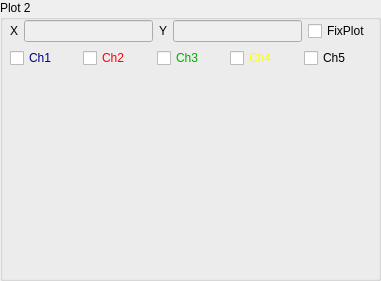
   <widget class="QGroupBox" name="groupBoxPlot_2">
    <property name="geometry">
     <rect>
      <x>340</x>
      <y>300</y>
      <width>381</width>
      <height>281</height>
     </rect>
    </property>
    <property name="title">
     <string>Plot 2</string>
    </property>
    <widget class="QCustomPlot" name="customPlot_2" native="true">
     <property name="geometry">
      <rect>
       <x>10</x>
       <y>80</y>
       <width>361</width>
       <height>191</height>
      </rect>
     </property>
    </widget>
    <widget class="QWidget" name="layoutWidget_2">
     <property name="geometry">
      <rect>
       <x>10</x>
       <y>20</y>
       <width>361</width>
       <height>49</height>
      </rect>
     </property>
     <layout class="QVBoxLayout" name="verticalLayout_4">
      <item>
       <layout class="QHBoxLayout" name="horizontalLayout_20">
        <item>
         <widget class="QLabel" name="labelXValuePlot_2">
          <property name="text">
           <string>X</string>
          </property>
         </widget>
        </item>
        <item>
         <widget class="QLineEdit" name="lineEditXValuePlot_2">
          <property name="enabled">
           <bool>false</bool>
          </property>
         </widget>
        </item>
        <item>
         <widget class="QLabel" name="labelYValuePlot_2">
          <property name="text">
           <string>Y</string>
          </property>
         </widget>
        </item>
        <item>
         <widget class="QLineEdit" name="lineEditYValuePlot_2">
          <property name="enabled">
           <bool>false</bool>
          </property>
         </widget>
        </item>
        <item>
         <widget class="QCheckBox" name="checkBoxFixedPlot_2">
          <property name="text">
           <string>FixPlot</string>
          </property>
         </widget>
        </item>
       </layout>
      </item>
      <item>
       <layout class="QHBoxLayout" name="horizontalLayout_15">
        <item>
         <widget class="QCheckBox" name="checkBoxChannel_1_Plot_2">
          <property name="palette">
           <palette>
            <active>
             <colorrole role="WindowText">
              <brush brushstyle="SolidPattern">
               <color alpha="255">
                <red>0</red>
                <green>0</green>
                <blue>127</blue>
               </color>
              </brush>
             </colorrole>
             <colorrole role="Dark">
              <brush brushstyle="SolidPattern">
               <color alpha="255">
                <red>0</red>
                <green>0</green>
                <blue>127</blue>
               </color>
              </brush>
             </colorrole>
             <colorrole role="Text">
              <brush brushstyle="SolidPattern">
               <color alpha="255">
                <red>0</red>
                <green>0</green>
                <blue>0</blue>
               </color>
              </brush>
             </colorrole>
             <colorrole role="ButtonText">
              <brush brushstyle="SolidPattern">
               <color alpha="255">
                <red>0</red>
                <green>0</green>
                <blue>0</blue>
               </color>
              </brush>
             </colorrole>
            </active>
            <inactive>
             <colorrole role="WindowText">
              <brush brushstyle="SolidPattern">
               <color alpha="255">
                <red>0</red>
                <green>0</green>
                <blue>127</blue>
               </color>
              </brush>
             </colorrole>
             <colorrole role="Dark">
              <brush brushstyle="SolidPattern">
               <color alpha="255">
                <red>0</red>
                <green>0</green>
                <blue>127</blue>
               </color>
              </brush>
             </colorrole>
             <colorrole role="Text">
              <brush brushstyle="SolidPattern">
               <color alpha="255">
                <red>0</red>
                <green>0</green>
                <blue>0</blue>
               </color>
              </brush>
             </colorrole>
             <colorrole role="ButtonText">
              <brush brushstyle="SolidPattern">
               <color alpha="255">
                <red>0</red>
                <green>0</green>
                <blue>0</blue>
               </color>
              </brush>
             </colorrole>
            </inactive>
            <disabled>
             <colorrole role="WindowText">
              <brush brushstyle="SolidPattern">
               <color alpha="255">
                <red>0</red>
                <green>0</green>
                <blue>127</blue>
               </color>
              </brush>
             </colorrole>
             <colorrole role="Dark">
              <brush brushstyle="SolidPattern">
               <color alpha="255">
                <red>0</red>
                <green>0</green>
                <blue>127</blue>
               </color>
              </brush>
             </colorrole>
             <colorrole role="Text">
              <brush brushstyle="SolidPattern">
               <color alpha="255">
                <red>0</red>
                <green>0</green>
                <blue>127</blue>
               </color>
              </brush>
             </colorrole>
             <colorrole role="ButtonText">
              <brush brushstyle="SolidPattern">
               <color alpha="255">
                <red>0</red>
                <green>0</green>
                <blue>127</blue>
               </color>
              </brush>
             </colorrole>
            </disabled>
           </palette>
          </property>
          <property name="text">
           <string>Ch1</string>
          </property>
         </widget>
        </item>
        <item>
         <widget class="QCheckBox" name="checkBoxChannel_2_Plot_2">
          <property name="palette">
           <palette>
            <active>
             <colorrole role="WindowText">
              <brush brushstyle="SolidPattern">
               <color alpha="255">
                <red>255</red>
                <green>0</green>
                <blue>0</blue>
               </color>
              </brush>
             </colorrole>
             <colorrole role="Dark">
              <brush brushstyle="SolidPattern">
               <color alpha="255">
                <red>255</red>
                <green>0</green>
                <blue>0</blue>
               </color>
              </brush>
             </colorrole>
             <colorrole role="Text">
              <brush brushstyle="SolidPattern">
               <color alpha="255">
                <red>0</red>
                <green>0</green>
                <blue>0</blue>
               </color>
              </brush>
             </colorrole>
             <colorrole role="ButtonText">
              <brush brushstyle="SolidPattern">
               <color alpha="255">
                <red>0</red>
                <green>0</green>
                <blue>0</blue>
               </color>
              </brush>
             </colorrole>
            </active>
            <inactive>
             <colorrole role="WindowText">
              <brush brushstyle="SolidPattern">
               <color alpha="255">
                <red>255</red>
                <green>0</green>
                <blue>0</blue>
               </color>
              </brush>
             </colorrole>
             <colorrole role="Dark">
              <brush brushstyle="SolidPattern">
               <color alpha="255">
                <red>255</red>
                <green>0</green>
                <blue>0</blue>
               </color>
              </brush>
             </colorrole>
             <colorrole role="Text">
              <brush brushstyle="SolidPattern">
               <color alpha="255">
                <red>0</red>
                <green>0</green>
                <blue>0</blue>
               </color>
              </brush>
             </colorrole>
             <colorrole role="ButtonText">
              <brush brushstyle="SolidPattern">
               <color alpha="255">
                <red>0</red>
                <green>0</green>
                <blue>0</blue>
               </color>
              </brush>
             </colorrole>
            </inactive>
            <disabled>
             <colorrole role="WindowText">
              <brush brushstyle="SolidPattern">
               <color alpha="255">
                <red>255</red>
                <green>0</green>
                <blue>0</blue>
               </color>
              </brush>
             </colorrole>
             <colorrole role="Dark">
              <brush brushstyle="SolidPattern">
               <color alpha="255">
                <red>255</red>
                <green>0</green>
                <blue>0</blue>
               </color>
              </brush>
             </colorrole>
             <colorrole role="Text">
              <brush brushstyle="SolidPattern">
               <color alpha="255">
                <red>255</red>
                <green>0</green>
                <blue>0</blue>
               </color>
              </brush>
             </colorrole>
             <colorrole role="ButtonText">
              <brush brushstyle="SolidPattern">
               <color alpha="255">
                <red>255</red>
                <green>0</green>
                <blue>0</blue>
               </color>
              </brush>
             </colorrole>
            </disabled>
           </palette>
          </property>
          <property name="text">
           <string>Ch2</string>
          </property>
         </widget>
        </item>
        <item>
         <widget class="QCheckBox" name="checkBoxChannel_3_Plot_2">
          <property name="palette">
           <palette>
            <active>
             <colorrole role="WindowText">
              <brush brushstyle="SolidPattern">
               <color alpha="255">
                <red>0</red>
                <green>170</green>
                <blue>0</blue>
               </color>
              </brush>
             </colorrole>
             <colorrole role="Dark">
              <brush brushstyle="SolidPattern">
               <color alpha="255">
                <red>0</red>
                <green>170</green>
                <blue>0</blue>
               </color>
              </brush>
             </colorrole>
             <colorrole role="Text">
              <brush brushstyle="SolidPattern">
               <color alpha="255">
                <red>0</red>
                <green>0</green>
                <blue>0</blue>
               </color>
              </brush>
             </colorrole>
             <colorrole role="ButtonText">
              <brush brushstyle="SolidPattern">
               <color alpha="255">
                <red>0</red>
                <green>0</green>
                <blue>0</blue>
               </color>
              </brush>
             </colorrole>
            </active>
            <inactive>
             <colorrole role="WindowText">
              <brush brushstyle="SolidPattern">
               <color alpha="255">
                <red>0</red>
                <green>170</green>
                <blue>0</blue>
               </color>
              </brush>
             </colorrole>
             <colorrole role="Dark">
              <brush brushstyle="SolidPattern">
               <color alpha="255">
                <red>0</red>
                <green>170</green>
                <blue>0</blue>
               </color>
              </brush>
             </colorrole>
             <colorrole role="Text">
              <brush brushstyle="SolidPattern">
               <color alpha="255">
                <red>0</red>
                <green>0</green>
                <blue>0</blue>
               </color>
              </brush>
             </colorrole>
             <colorrole role="ButtonText">
              <brush brushstyle="SolidPattern">
               <color alpha="255">
                <red>0</red>
                <green>0</green>
                <blue>0</blue>
               </color>
              </brush>
             </colorrole>
            </inactive>
            <disabled>
             <colorrole role="WindowText">
              <brush brushstyle="SolidPattern">
               <color alpha="255">
                <red>0</red>
                <green>170</green>
                <blue>0</blue>
               </color>
              </brush>
             </colorrole>
             <colorrole role="Dark">
              <brush brushstyle="SolidPattern">
               <color alpha="255">
                <red>0</red>
                <green>170</green>
                <blue>0</blue>
               </color>
              </brush>
             </colorrole>
             <colorrole role="Text">
              <brush brushstyle="SolidPattern">
               <color alpha="255">
                <red>0</red>
                <green>170</green>
                <blue>0</blue>
               </color>
              </brush>
             </colorrole>
             <colorrole role="ButtonText">
              <brush brushstyle="SolidPattern">
               <color alpha="255">
                <red>0</red>
                <green>170</green>
                <blue>0</blue>
               </color>
              </brush>
             </colorrole>
            </disabled>
           </palette>
          </property>
          <property name="text">
           <string>Ch3</string>
          </property>
         </widget>
        </item>
        <item>
         <widget class="QCheckBox" name="checkBoxChannel_4_Plot_2">
          <property name="palette">
           <palette>
            <active>
             <colorrole role="WindowText">
              <brush brushstyle="SolidPattern">
               <color alpha="255">
                <red>255</red>
                <green>255</green>
                <blue>0</blue>
               </color>
              </brush>
             </colorrole>
             <colorrole role="Dark">
              <brush brushstyle="SolidPattern">
               <color alpha="255">
                <red>255</red>
                <green>255</green>
                <blue>0</blue>
               </color>
              </brush>
             </colorrole>
             <colorrole role="Text">
              <brush brushstyle="SolidPattern">
               <color alpha="255">
                <red>0</red>
                <green>0</green>
                <blue>0</blue>
               </color>
              </brush>
             </colorrole>
             <colorrole role="ButtonText">
              <brush brushstyle="SolidPattern">
               <color alpha="255">
                <red>0</red>
                <green>0</green>
                <blue>0</blue>
               </color>
              </brush>
             </colorrole>
            </active>
            <inactive>
             <colorrole role="WindowText">
              <brush brushstyle="SolidPattern">
               <color alpha="255">
                <red>255</red>
                <green>255</green>
                <blue>0</blue>
               </color>
              </brush>
             </colorrole>
             <colorrole role="Dark">
              <brush brushstyle="SolidPattern">
               <color alpha="255">
                <red>255</red>
                <green>255</green>
                <blue>0</blue>
               </color>
              </brush>
             </colorrole>
             <colorrole role="Text">
              <brush brushstyle="SolidPattern">
               <color alpha="255">
                <red>0</red>
                <green>0</green>
                <blue>0</blue>
               </color>
              </brush>
             </colorrole>
             <colorrole role="ButtonText">
              <brush brushstyle="SolidPattern">
               <color alpha="255">
                <red>0</red>
                <green>0</green>
                <blue>0</blue>
               </color>
              </brush>
             </colorrole>
            </inactive>
            <disabled>
             <colorrole role="WindowText">
              <brush brushstyle="SolidPattern">
               <color alpha="255">
                <red>255</red>
                <green>255</green>
                <blue>0</blue>
               </color>
              </brush>
             </colorrole>
             <colorrole role="Dark">
              <brush brushstyle="SolidPattern">
               <color alpha="255">
                <red>255</red>
                <green>255</green>
                <blue>0</blue>
               </color>
              </brush>
             </colorrole>
             <colorrole role="Text">
              <brush brushstyle="SolidPattern">
               <color alpha="255">
                <red>255</red>
                <green>255</green>
                <blue>0</blue>
               </color>
              </brush>
             </colorrole>
             <colorrole role="ButtonText">
              <brush brushstyle="SolidPattern">
               <color alpha="255">
                <red>255</red>
                <green>255</green>
                <blue>0</blue>
               </color>
              </brush>
             </colorrole>
            </disabled>
           </palette>
          </property>
          <property name="text">
           <string>Ch4</string>
          </property>
         </widget>
        </item>
        <item>
         <widget class="QCheckBox" name="checkBoxChannel_5_Plot_2">
          <property name="text">
           <string>Ch5</string>
          </property>
         </widget>
        </item>
       </layout>
      </item>
     </layout>
    </widget>
   </widget>
